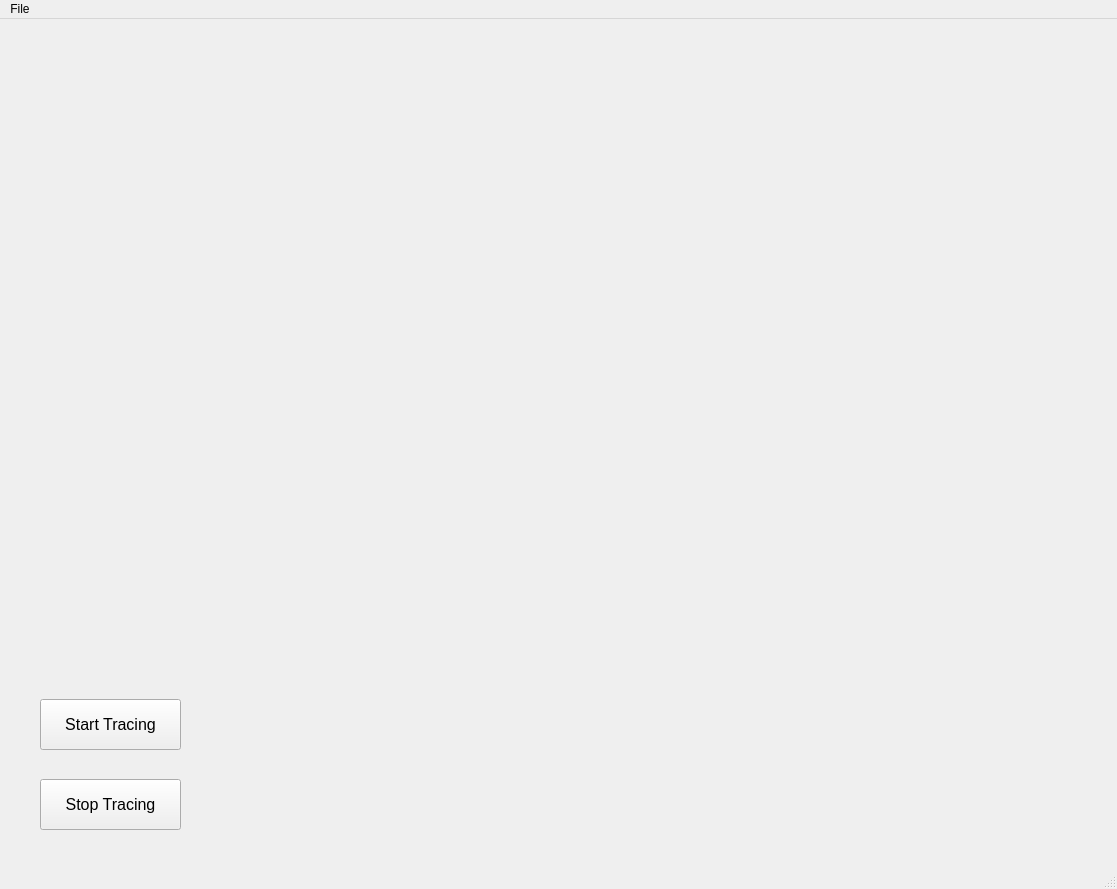
<?xml version="1.0" encoding="UTF-8"?>
<ui version="4.0">
 <class>MainWindow</class>
 <widget class="QMainWindow" name="MainWindow">
  <property name="geometry">
   <rect>
    <x>0</x>
    <y>0</y>
    <width>1117</width>
    <height>889</height>
   </rect>
  </property>
  <property name="windowTitle">
   <string>MainWindow</string>
  </property>
  <widget class="QWidget" name="centralwidget">
   <widget class="QPushButton" name="traceStartButton">
    <property name="geometry">
     <rect>
      <x>40</x>
      <y>680</y>
      <width>141</width>
      <height>51</height>
     </rect>
    </property>
    <property name="font">
     <font>
      <pointsize>12</pointsize>
     </font>
    </property>
    <property name="text">
     <string>Start Tracing</string>
    </property>
    <property name="iconSize">
     <size>
      <width>18</width>
      <height>18</height>
     </size>
    </property>
   </widget>
   <widget class="QPushButton" name="traceStopButton">
    <property name="geometry">
     <rect>
      <x>40</x>
      <y>760</y>
      <width>141</width>
      <height>51</height>
     </rect>
    </property>
    <property name="font">
     <font>
      <pointsize>12</pointsize>
     </font>
    </property>
    <property name="text">
     <string>Stop Tracing</string>
    </property>
    <property name="iconSize">
     <size>
      <width>18</width>
      <height>18</height>
     </size>
    </property>
   </widget>
  </widget>
  <widget class="QMenuBar" name="menubar">
   <property name="geometry">
    <rect>
     <x>0</x>
     <y>0</y>
     <width>1117</width>
     <height>22</height>
    </rect>
   </property>
   <widget class="QMenu" name="menuFile">
    <property name="title">
     <string>File</string>
    </property>
    <addaction name="actionSave"/>
   </widget>
   <addaction name="menuFile"/>
  </widget>
  <widget class="QStatusBar" name="statusbar"/>
  <action name="actionSave">
   <property name="text">
    <string>Save data</string>
   </property>
  </action>
 </widget>
 <resources/>
 <connections/>
</ui>
